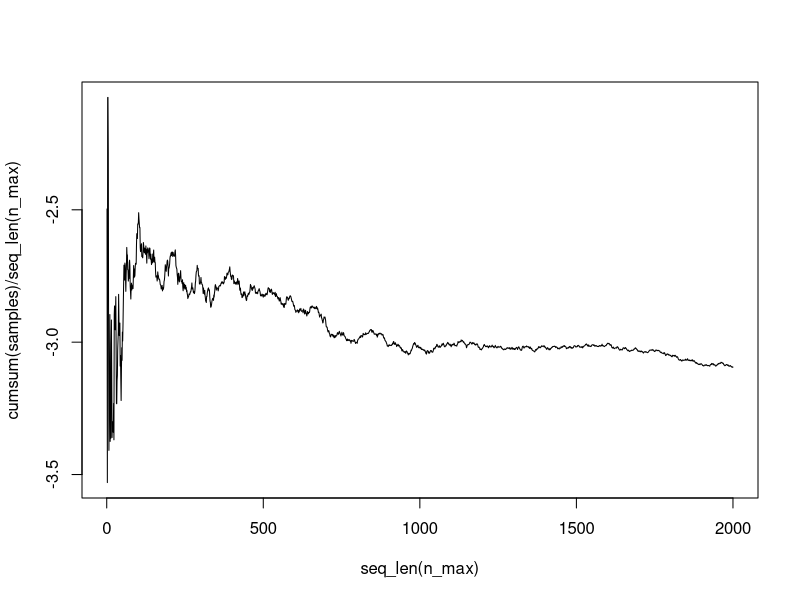
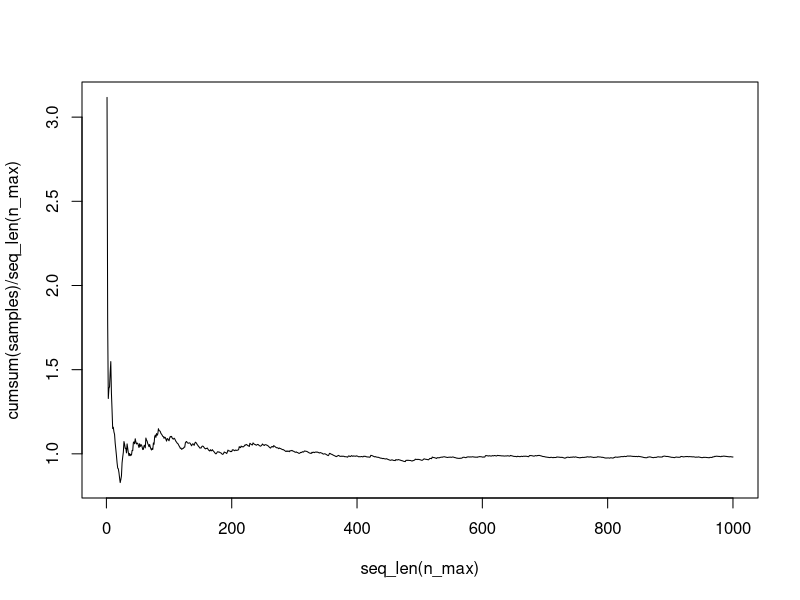
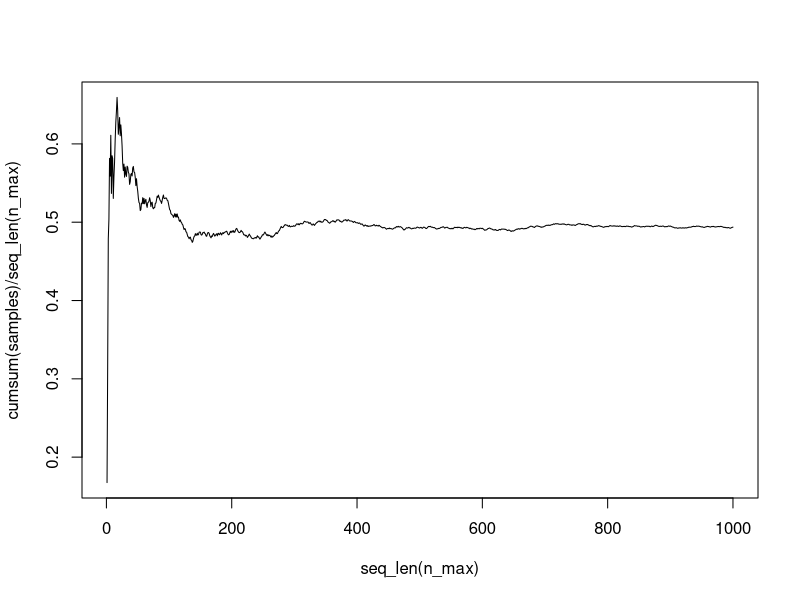
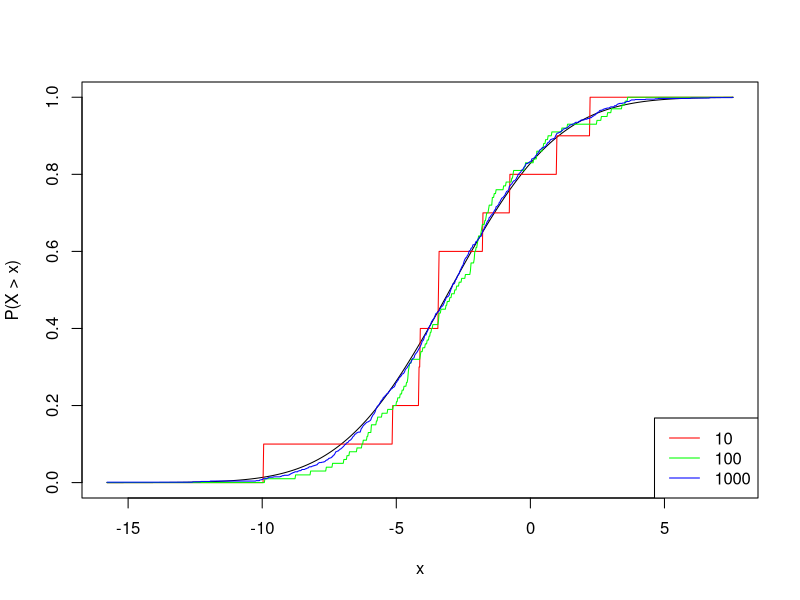
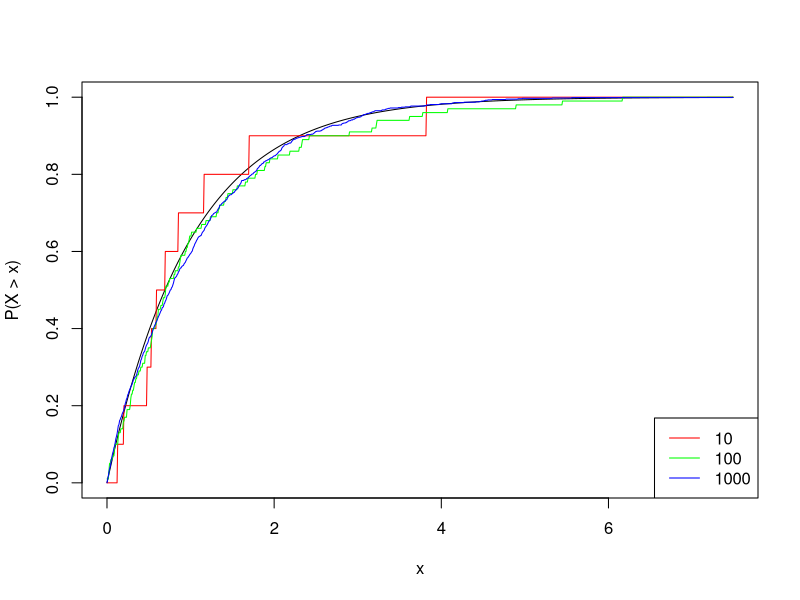
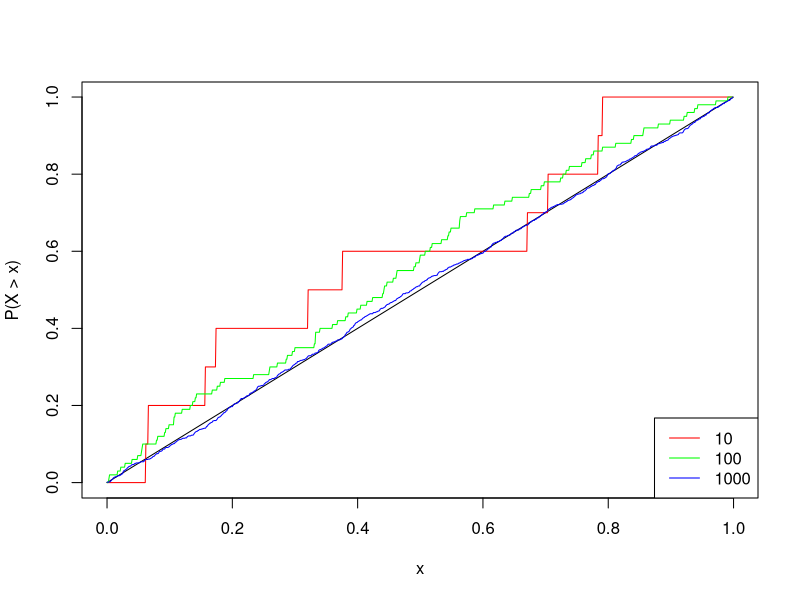
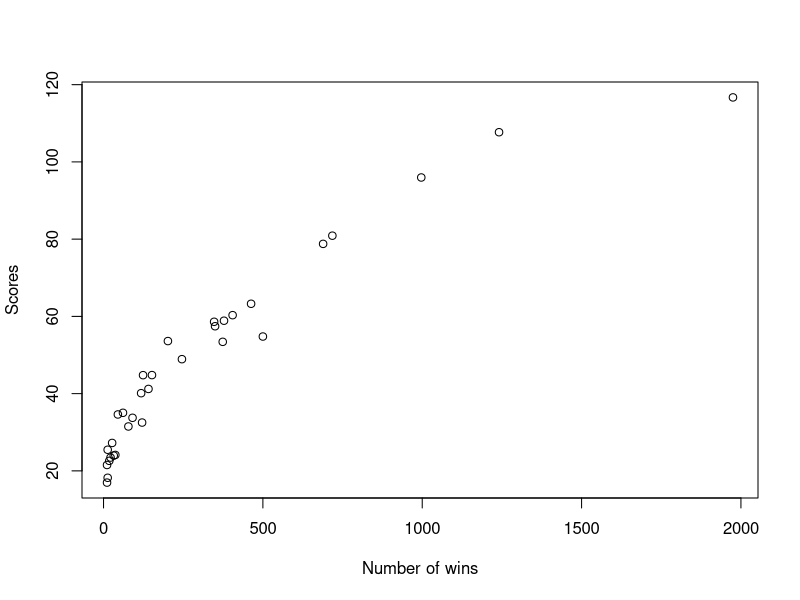

The R source for these figures, in order:
## ---- chunk 1
knitr::opts_chunk$set(cache=TRUE, autodep=TRUE, cache.comments=TRUE)
set.seed(42)
## ---- chunk 2
stnrv.v = rnorm(1000, 0, 1); head(stnrv.v)
beta.v = rbeta(20, 0.1, 0.1); head(beta.v)
char.v = sample(x=c("A", "G", "C", "T"), size=2000, replace = TRUE); head(char.v)

x = runif(100,0,1)
y = vector(length = 100)
for (i in 1:100) {
  y[i] = runif(1, 0, x[i])
}
unif.df1 = data.frame(x, y); head(unif.df1)

v = runif(100,0,1)
unif.df2 = data.frame(v, sapply(v, function(v) runif(1, 0, v)))
colnames(unif.df2) = c("x", "y")
head(unif.df2)
## ---- chunk 3
# plot_cumulative_means
# inputs:
#   rfun: a function which generates n random draws when called as rfun(n)
#   n_max: the number of samples to draw
# side-effects:
#   Plots the cumulative means against sample size
plot_cumulative_means = function(rfun, n_max) {
  samples = rfun(n_max)
  plot(seq_len(n_max), cumsum(samples) / seq_len(n_max), type = "l")
}
## ---- chunk 4
plot_cumulative_means(function(n) rnorm(n, -3, sqrt(10)), 2000)
plot_cumulative_means(function(n) rexp(n, 1), 1000)
plot_cumulative_means(function(n) rbeta(n, 1, 1), 1000)
## ---- chunk 5
# plots empirical cdfs with true cdf
# inputs:
#   rfun: a function which generates n random draws when called as rfun(n)
#   pfun: a function which calculates the true cdf at x when called as pfun(x)
#   sizes: a vector of sample sizes
# side-effects:
#   Plots the true CDF and empirical CDFS for each samples size in sizes.
plot_ecdf = function(rfun, pfun, sizes) {
  # Draw the random numbers
  samples = lapply(sizes, rfun)

  # Calculate the grid for the CDF
  grid_min = min(sapply(samples, min))
  grid_max = max(sapply(samples, max))
  grid = seq(grid_min, grid_max, length.out = 1000)

  # Calculate the empirical cdfs
  ecdfs = lapply(samples, function(v) ecdf(v))
  evals = lapply(ecdfs, function(x) x(grid))

  # Plot the true CDF
  plot(grid, pfun(grid), type = "l", col = "black", xlab = "x", ylab = "P(X > x)")

  # Plot the empirical cdfs
  n_sizes = length(sizes)
  cols = rainbow(n_sizes)
  lapply(1:n_sizes, function(ii) {
    lines(grid, evals[[ii]], col = cols[ii])
  })
  legend("bottomright", legend = sizes, col = cols, lwd = 1)
}

plot_ecdf(function(n) rnorm(n, -3, sqrt(10)), function(n) pnorm(n, -3, sqrt(10)), sizes=c(10,100,1000))
plot_ecdf(function(n) rexp(n, 1), function(n) pexp(n, 1), sizes=c(10,100,1000))
plot_ecdf(function(n) rbeta(n, 1, 1), function(n) pbeta(n, 1, 1), sizes=c(10,100,1000))

## ---- chunk 6
assign_ab = function(id) {
  set.seed(id)
  if (id %% 2 == 0) { return("A") }
  else { return("B") }
}
assign_ab(id=1)
assign_ab(id=1)
assign_ab(id=1)

sapply(c(1:100, 1:100), assign_ab)
## ---- chunk 7
assign_ab_new = function(id, id_list, vers_list) {
  #id_list = c(id_list, id)
  for (i in 1:length(vers_list)) {
    if (id %% 2 == 0) { vers_list[[i]] = "A" }
    else { vers_list[[i]] = "B" }
  }
  reassign_ab_new = function(id, id_list, vers_list) {
    for (i in 1:length(id_list)) {
      if ((i != 1) & (id %in% id_list)) {
        return(vers_list[[i-1]])
      }
      else {
        new.id = sample(1:100, 1)
        return(reassign_ab_new(new.id, id_list, vers_list))
      }
    }
  }
  reassign_ab_new(id, id_list, vers_list)
}

#assign_ab_new(1, list(length = 100), list(length = 100))
## ---- chunk 8
ab_collect = function(n, a_mean, a_sd, b_mean, b_sd) {
  a_resp = rnorm(n, a_mean, a_sd)
  b_resp = rnorm(n, b_mean, b_sd)
  result = list(a_resp, b_resp)
  names(result) = c("a_responses", "b_responses")
  return(result)
}

ab_collect(10, 0, 1, 4, 2)
ab_collect(10, 10, 2, 5, 1)
ab_collect(20, 25, 4, 18, 5)
## ---- chunk 9
test_at_end = function(n, a_mean, a_sd, b_mean, b_sd) {
  res = ab_collect(n, a_mean, a_sd, b_mean, b_sd)
  p.val = (t.test(res$a_responses, res$b_responses))$p.value
  if (p.val <= 0.05) {
    if (mean(res$a_responses) > mean(res$b_responses)) {return("A")}
    else {return("B")}
  }
  return("Inconclusive")
}

test_at_end(n=2000, a_mean=100, a_sd=20, b_mean=140, b_sd=10)
## ---- chunk 10
test_as_you_go = function(n_per_day, n_days, a_mean, a_sd, b_mean, b_sd) {
  for (i in 1:n_days) {
    res = ab_collect(n_per_day, a_mean, a_sd, b_mean, b_sd)
    p.val = (t.test(res$a_responses, res$b_responses))$p.value
    if (p.val <= 0.05) {
      if (mean(res$a_responses) > mean(res$b_responses)) {return(list("A", i*n_per_day))}
      else {return(list("B", i*n_per_day))}
    }
  }
  return(list("Inconclusive", n_per_day*n_days))
}

test_as_you_go(n_per_day=100, n_days=20, a_mean=100, a_sd=20, b_mean=140, b_sd=10)
## ---- chunk 11
false.pos.count = 0
false.pos.rate = 0
res = list(length = 1000)
for (i in 1:1000) {
  res[[i]] = test_at_end(2000, 100, 20, 100, 20)
  if (res[[i]] != "Inconclusive") { 
    false.pos.count = false.pos.count + 1
  }
  false.pos.rate = false.pos.count/1000
}
false.pos.count
false.pos.rate

false.pos.count2 = 0
false.pos.rate2 = 0
res2 = list(length = 1000)
for (i in 1:1000) {
  res2[[i]] = test_as_you_go(100, 20, 100, 20, 100, 20)[[1]]
  if (res2[[i]] != "Inconclusive") { 
    false.pos.count2 = false.pos.count2 + 1
  }
  false.pos.rate2 = false.pos.count2/1000
}
false.pos.count2
false.pos.rate2
## ---- chunk 12
bt_compete = function(z1, z2) {
  z1.win.prob = z1/(z1+z2)
  z2.win.prob = z2/(z1+z2)
  res = sample(x=c(1, 2), size=1, prob = c(z1.win.prob, z2.win.prob))
  # if (res[[1]] > res[[2]]) { return(1) }
  # else { return(2) }
  return(res)
}

z1 = 20; z2 = 25
outcome = list(length = 10000)
for (i in 1:10000) {
  outcome[[i]] = bt_compete(z1, z2)
}

(length(which(outcome == 1)))/10000 
z1/(z1+z2) # predicted z1 probability
(length(which(outcome == 2)))/10000
z2/(z1+z2) # predicted z2 probability 
## ---- chunk 13
# Simulates a single-elimination tournament
# inputs:
#   scores: a vector of Bradley-Terry scores. Length must be a power of two.
#   names: a vector of identifiers for teams. Length must be the same as scores
# outputs:
#   The name of the victorious team.
bt_tournament = function(scores, names = seq_along(scores)) {
  n_left = length(scores)
  # Make sure it has length equal to a power of two
  stopifnot((n_left != 0) && !bitwAnd(n_left , (n_left - 1)))
  stopifnot(length(scores) == length(names))

  while (n_left != 1) { # iterate until we only have one team remaining
    for (ii in seq_len(n_left / 2)) {
      winner = bt_compete(scores[2 * ii - 1], scores[2 * ii]) # returns 1 or 2

      # Move winner to ii-th place for next round; we can reuse the
      # array since we don't access element ii until the next round.
      winner_index = 2 * ii - 2 + winner
      scores[ii] = scores[winner_index]
      names[ii] = names[winner_index] # keep names in sync with scores
    }
    n_left = n_left / 2
  }
  return(names[winner_index])
}
## ---- chunk 14
scores = rgamma(32, 5, 1/10)

result1 = vector(length = 10000)
for (i in 1:10000) {
  result1[[i]] = bt_tournament(scores)
}
tmp = table(result1);
tmp[tmp == max(tmp)]

plot(as.vector(tmp), scores, xlab = "Number of wins", ylab = "Scores")
## ---- chunk 15
tournament_order = function(scores) {
  n = length(scores)
  stopifnot((n != 0) && !bitwAnd(n, (n - 1)))

  seeding = c(1, 2)
  while(length(seeding) != n) {
    new_seeding = rep(NA, length(seeding) * 2)
    new_seeding[c(TRUE, FALSE)] = seeding
    new_seeding[c(FALSE, TRUE)] = length(new_seeding) + 1 - seeding
    seeding = new_seeding
  }
  return(order(scores, decreasing = TRUE)[seeding])
}
## ---- chunk 16
worst_order = function(scores) {
  return(order(scores, decreasing = TRUE))
}
